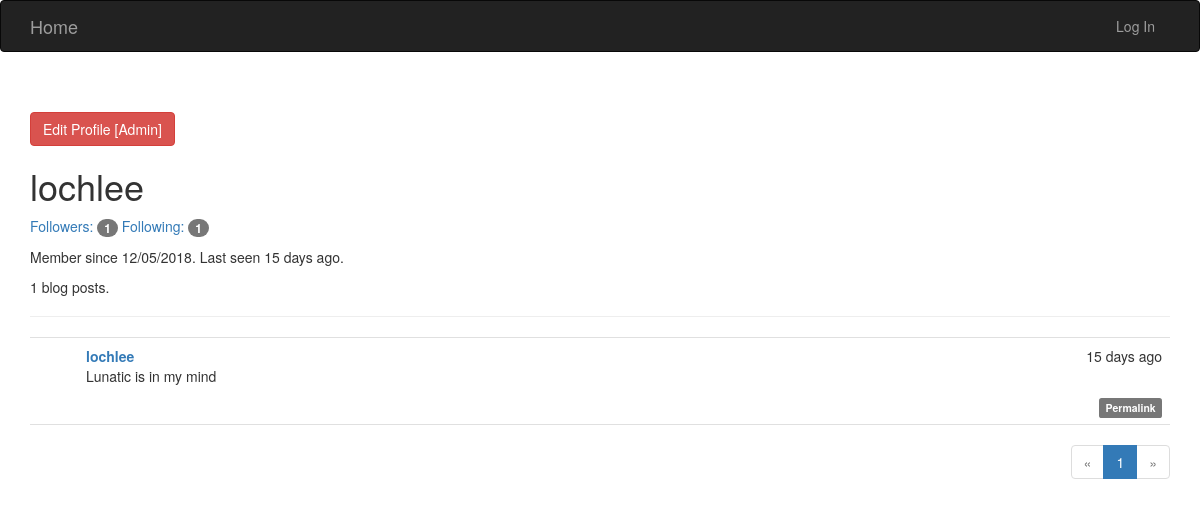
Page /user/lochlee on the earlier database version.
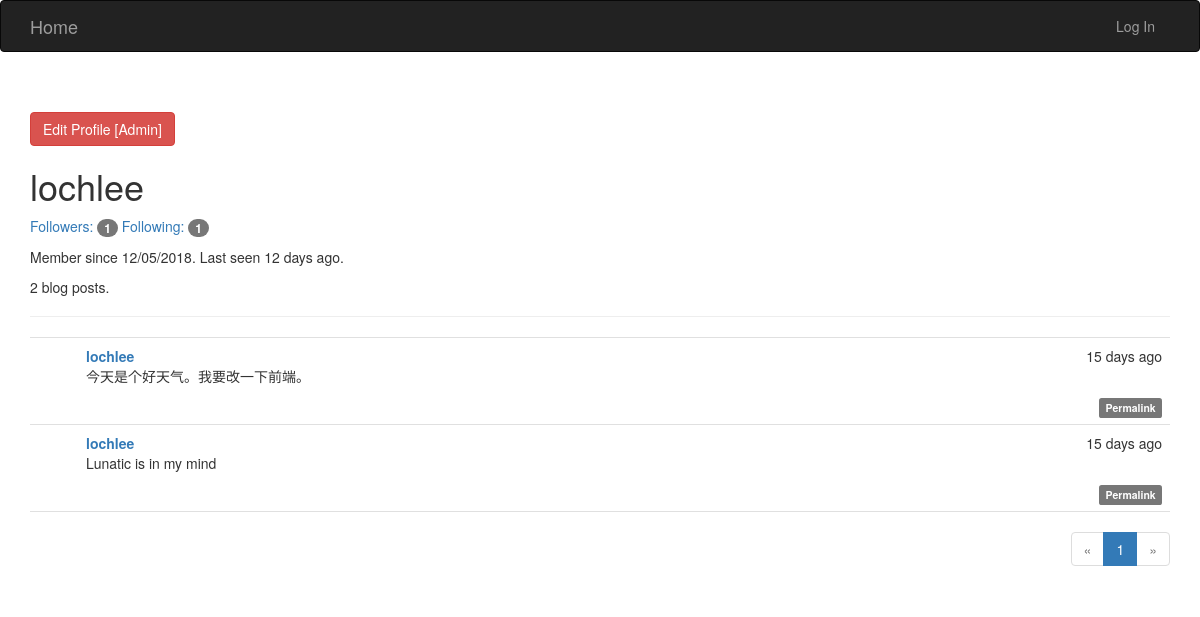
Same page on the later database version.
### app/models.py (models this page shows, shortened)
class User(db.Model,UserMixin):
	__tablename__='users'
	id=db.Column(db.Integer,primary_key=True)
	email=db.Column(db.String(64),unique=True,index=True)
	username=db.Column(db.String(64),unique=True)
	role_id=db.Column(db.Integer,db.ForeignKey('roles.id'))
	password_hash=db.Column(db.String(128))
	confirmed=db.Column(db.Boolean,default=False)
	name=db.Column(db.String(64))
	location=db.Column(db.String(64))
	about_me=db.Column(db.Text())
	member_since=db.Column(db.DateTime(),default=datetime.utcnow)
	last_seen=db.Column(db.DateTime(),default=datetime.utcnow)
	posts=db.relationship('Post',backref='author',lazy='dynamic')
	followers=db.relationship('Follow',foreign_keys=[Follow.followed_id],backref=db.backref('followed',lazy='joined'),lazy='dynamic',cascade='all,delete-orphan')
	followed=db.relationship('Follow',foreign_keys=[Follow.follower_id],backref=db.backref('follower',lazy='joined'),lazy='dynamic',cascade='all,delete-orphan')
	comments=db.relationship('Comment',backref='author',lazy='dynamic')
	photo=db.relationship('Photo',backref='user')
	def can(self,permissions):
		return self.role is not None and (self.role.permissions&permissions)==permissions
	def is_administrator(self):
		return self.can(Permission.ADMINISTER)
	@property
	def password(self):
		raise AttributeError('password is not a readable attribute')

class Post(db.Model):
	__tablename__='posts'
	id=db.Column(db.Integer,primary_key=True)
	body=db.Column(db.Text)
	timestamp=db.Column(db.DateTime,index=True,default=datetime.utcnow)
	author_id=db.Column(db.Integer,db.ForeignKey('users.id'))
	body_html=db.Column(db.Text)
	comments=db.relationship('Comment',backref='post',lazy='dynamic')

### app/main/views.py (the view)
@main.route('/user/<username>')
def user(username):
    user = User.query.filter_by(username=username).first()
    if user is None:
        abort(404)
    page=request.args.get('page',1,type=int)
    pagination=user.posts.order_by(Post.timestamp.desc()).paginate(page,per_page=current_app.config['POSTS_PER_PAGE'],error_out=False)
    posts=pagination.items
    return render_template('user.html', user=user,posts=posts,pagination=pagination)

### app/auth/views.py (called while the page is built)
@auth.before_app_request
def before_request():
	if current_user.is_authenticated:
		current_user.ping()
		if not current_user.confirmed and request.endpoint[:5]!='auth.' and request.endpoint!='static':
			return redirect(url_for('auth.unconfirmed'))

### app/main/__init__.py (called while the page is built)
@main.app_context_processor
def inject_permissions():
	return dict(Permission=Permission)

### app/models.py (called while the page is built)
	def can(self,permissions):
		return False

	def is_administrator(self):
		return False

### app/templates/user.html (shortened to what this page needs)
{% extends 'base.html' %}
{% import "_macros.html" as macro %}
{% block page_content %}
<div class="page-header">
	{% if user.is_administrator() %}
	<a href="{{url_for('main.edit_profile_admin',id=user.id)}}" class="btn btn-danger">Edit Profile [Admin] </a>
	{% endif %}
	<h1>{{user.username}}</h1>
	<p>
        <a href="{{ url_for('.followers', username=user.username) }}">Followers: <span class="badge">{{ user.followers.count() }}</span></a>
        <a href="{{ url_for('.followed_by', username=user.username) }}">Following: <span class="badge">{{ user.followed.count() }}</span></a>
    </p>
	<p>
		Member since {{moment(user.member_since).format('L')}}.
		Last seen {{moment(user.last_seen).fromNow()}}.
	</p>
    <p>{{ user.posts.count() }} blog posts.</p>
</div>
{% include "_posts.html" %}
{% if pagination %}
<div class="pagination">
	{{macro.pagination_widget(pagination,'main.user',username=user.username)}}
</div>
{% endif %}
{% endblock %}

### app/templates/_posts.html (shortened to what this page needs)
<ul class="posts">
    {% for post in posts %}
    <li class="post">
        <div class="post-content">
            <div class="post-date">
                {{moment(post.timestamp).fromNow()}}
            </div>
            <div class="post-author">
                <a href="{{url_for('main.user',username=post.author.username)}}">
				{{post.author.username}}
			</a>
            </div>
            <div class="post-body">
            	{% if post.body_html %}
            		{{post.body_html|safe}}
        		{% else %}
                	{{post.body}}
            	{% endif %}
            </div>
            <div class="post-footer">
            	<a href="{{url_for('.post',id=post.id)}}">
            		<span class="label label-default">Permalink</span>
            	</a>
            </div>
        </div>
    </li>
    {% endfor %}
</ul>

Differences in the rows shown:
changed User "lochlee": last_seen "15 days ago" → "12 days ago"
added Post: timestamp "15 days ago", author.username "lochlee", body_html "今天是个好天气。我要改一下前端。"
Other differences:
{{ user.posts.count() }}: "1" → "2"
